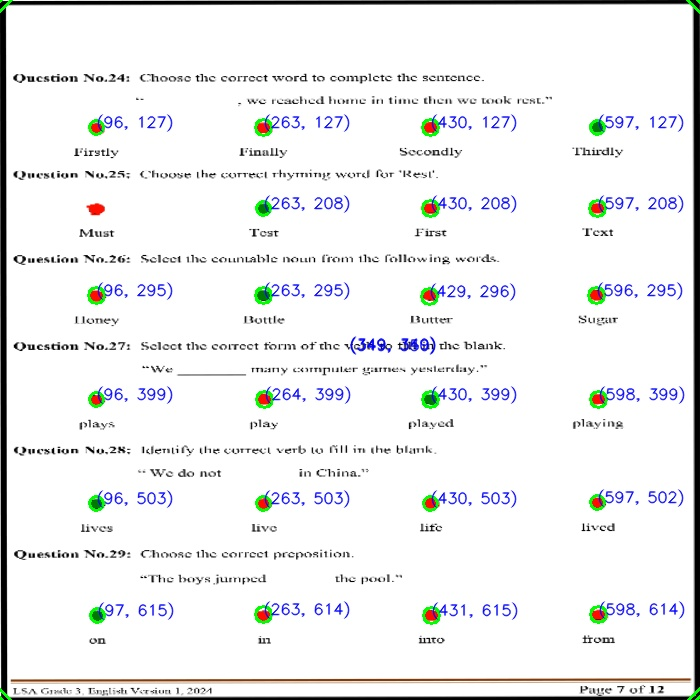
#> input picture cord_img/saved_image1.jpg, 700 x 700 px
$ python -i helper.py   (imports and definitions only)
#> lines starting #> are read from the running program, lines starting #| are printed output that depends on the picture; after the words box and inside, x2 and y2 are one past the last pixel; in counts of white or black regions, pixels touching at a corner belong together
### utils.py
import cv2
import numpy as np


# [51 lines left out: functions stackImages, reorder, not called in this run]


def rectContour(contours):

    rectCon = []
    max_area = 0
    for i in contours:
        area = cv2.contourArea(i)
        if area > 50:
            peri = cv2.arcLength(i, True)
            approx = cv2.approxPolyDP(i, 0.02 * peri, True)
            if len(approx) == 4:
                rectCon.append(i)
    rectCon = sorted(rectCon, key=cv2.contourArea,reverse=True)
    #print(len(rectCon))
    return rectCon
# [40 lines left out: functions getCornerPoints, circleContour, is_circle_filled, not called in this run]

### helper.py
import cv2
import numpy as np
import utils

def need_img(image_path):
#> called with image_path = 'cord_img/saved_image1.jpg'
    img = cv2.imread(image_path)
#> img is the input picture: shape (700, 700, 3); mean B, G, R 238.7, 238.4, 237.7
    widthImg=700
    heightImg=700

    img=cv2.resize(img,(widthImg, heightImg))

    # Convert to grayscale
    gray = cv2.cvtColor(img, cv2.COLOR_BGR2GRAY)
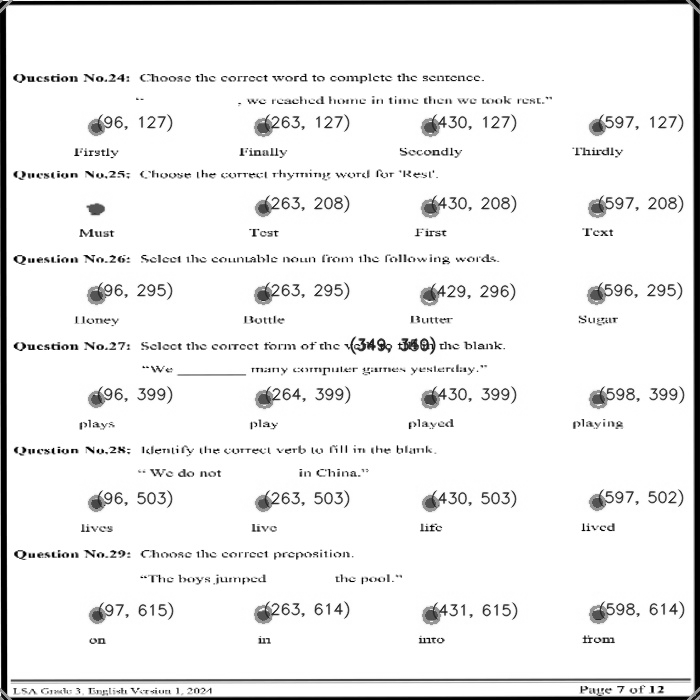
#> gray: shape (700, 700); min 0, max 255, mean 238.2


    # Apply binary thresholding
    _, binary = cv2.threshold(gray, 0, 255, cv2.THRESH_BINARY+cv2.THRESH_OTSU)
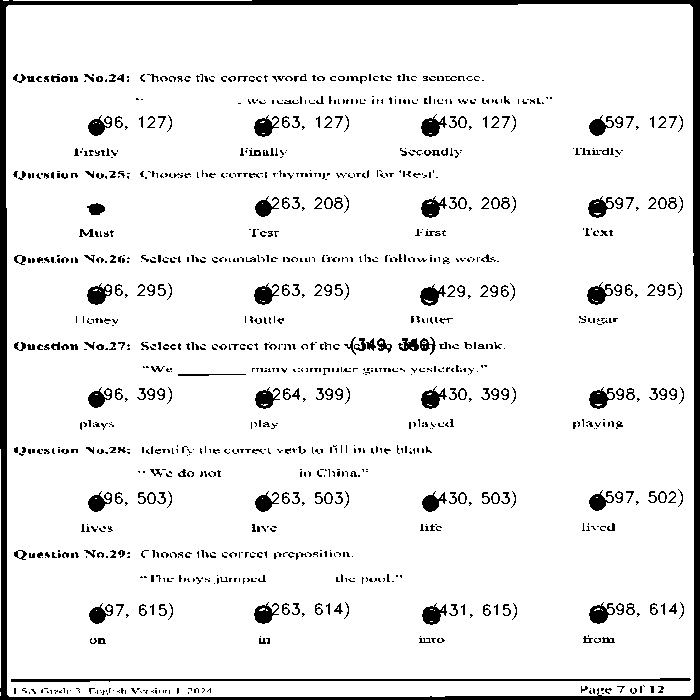
#> binary: shape (700, 700); 92.1% white; 1098 black regions (793 under 20 px)

    contours, _ = cv2.findContours(binary, mode=cv2.RETR_TREE, method=cv2.CHAIN_APPROX_SIMPLE)
#> contours = 1582 contours, 1111 with area under 20; largest, box (x1, y1, x2, y2) and area: (6, 4, 694, 697) 473879, (10, 677, 692, 683) 2150, (86, 283, 113, 306) 382, (588, 602, 616, 625) 376, (588, 387, 616, 410) 374
    rect_contours=utils.rectContour(contours)
#> the loop in rectContour, `for i in contours:` made 1582 passes
#> (area, peri, approx) on passes 3, 89: (473879, 2752.3, [[689, 4], [6, 7], [9, 696], [693, 692]]), (2150, 1368.1, [[691, 679], [10, 681]])
#> (area, peri) on passes 96, 99, 102, 104, 126, 128: (57.5, 56.38), (54, 28.49), (73.5, 49.21), (59, 36.14), (67.5, 58.87), (71, 63.94)
#> after the loop in rectContour, `for i in contours:`: rectCon = 1 contour; box (x1, y1, x2, y2) and area: (6, 4, 694, 697) 473879
#> rect_contours has the same summary as rectCon in rectContour

#> (the run stopped early here; a loop or call above may not have finished)
